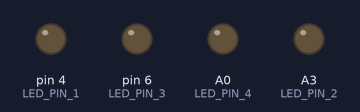
A sketch run on a simulated Arduino Uno, built with avr-gcc and run on an emulated ATmega328P. Shown: output pins drawn as LEDs (lit = HIGH).

Above: at 0.2 s.
At 1.7 s:
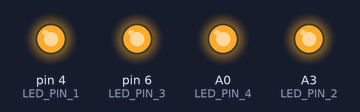
Timing chart, 0 to 3.0 s (numbered marks = the images above):
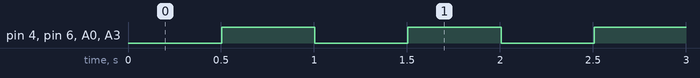

Measured:
- by itself, pin 4 (LED_PIN_1), pin 6 (LED_PIN_3), A0 (LED_PIN_4), A3 (LED_PIN_2): alternates HIGH for 0.50 s and LOW for 0.50 s

The sketch:

led_test.ino
```cpp
#define LED_PIN_1 4
#define LED_PIN_2 A3
#define LED_PIN_3 6
#define LED_PIN_4 A0

#include "tank_led.h"

TankLED tank_led;

void setup()
{
    tank_led.setup(
        LED_PIN_1,
        LED_PIN_2,
        LED_PIN_3,
        LED_PIN_4
    );
    tank_led.led_1_set_state((const uint16_t[]){500, 500}, 2);
    tank_led.led_2_set_state((const uint16_t[]){500, 500}, 2);
    tank_led.led_3_set_state((const uint16_t[]){500, 500}, 2);
    tank_led.led_4_set_state((const uint16_t[]){500, 500}, 2);
}

void loop()
{
    tank_led.loop();
}
```

tank_led.cpp
```cpp
#include <Arduino.h>

#include "tank_led.h"

void TankLED::setup(
    const uint8_t led_pin_1,
    const uint8_t led_pin_2,
    const uint8_t led_pin_3,
    const uint8_t led_pin_4
)
{
    _initialize_led(_led_1_state, led_pin_1);
    _initialize_led(_led_2_state, led_pin_2);
    _initialize_led(_led_3_state, led_pin_3);
    _initialize_led(_led_4_state, led_pin_4);
}

void TankLED::loop()
{
    _current_millis = millis();
    _update_led(_led_1_state);
    _update_led(_led_2_state);
    _update_led(_led_3_state);
    _update_led(_led_4_state);
}

void TankLED::led_1_turn_on() { _turn_led_on(_led_1_state); }
void TankLED::led_1_turn_off() { _turn_led_off(_led_1_state); }

void TankLED::led_2_turn_on() { _turn_led_on(_led_2_state); }
void TankLED::led_2_turn_off() { _turn_led_off(_led_2_state); }

void TankLED::led_3_turn_on() { _turn_led_on(_led_3_state); }
void TankLED::led_3_turn_off() { _turn_led_off(_led_3_state); }

void TankLED::led_4_turn_on() { _turn_led_on(_led_4_state); }
void TankLED::led_4_turn_off() { _turn_led_off(_led_4_state); }

void TankLED::led_1_set_state(const uint16_t states[], const uint8_t state_count)
{
    _led_set_state(_led_1_state, states, state_count);
}

void TankLED::led_2_set_state(const uint16_t states[], const uint8_t state_count)
{
    _led_set_state(_led_2_state, states, state_count);
}

void TankLED::led_3_set_state(const uint16_t states[], const uint8_t state_count)
{
    _led_set_state(_led_3_state, states, state_count);
}

void TankLED::led_4_set_state(const uint16_t states[], const uint8_t state_count)
{
    _led_set_state(_led_4_state, states, state_count);
}

void TankLED::_initialize_led(struct led_state & _led_state, const uint8_t led_pin)
{
    _led_state.led_pin = led_pin;
    _led_state.led_is_on_or_off = true;
    _led_state.state_count = 0;
    pinMode(_led_state.led_pin, OUTPUT);
    digitalWrite(_led_state.led_pin, HIGH);
}

void TankLED::_turn_led_on(struct led_state & _led_state)
{
    _led_state.led_is_on_or_off = true;
    digitalWrite(_led_state.led_pin, LOW);
}

void TankLED::_turn_led_off(struct led_state & _led_state)
{
    _led_state.led_is_on_or_off = true;
    digitalWrite(_led_state.led_pin, HIGH);
}

void TankLED::_led_set_state(struct led_state & _led_state, const uint16_t states[], const uint8_t state_count)
{
    _led_state.led_is_on_or_off = false;
    _led_state.state_count = state_count > 10 ? 10 : state_count;
    for (uint8_t i = 0; i <= _led_state.state_count; ++i) {
        _led_state.states[i] = states[i];
    }
    _led_state.current_state = -1;
    _led_state.next_state_change = 0;
}

void TankLED::_update_led(struct led_state & _led_state)
{
    if (_led_state.led_is_on_or_off)  {
        return;
    }

    if (_current_millis > _led_state.next_state_change) {
        ++_led_state.current_state;
        if (_led_state.current_state == _led_state.state_count) {
            _led_state.current_state = 0;
        }
        if(_led_state.current_state % 2 == 0) {
            // even states are on and grounding the pin turns the LED on
            digitalWrite(_led_state.led_pin, LOW);
        } else {
            // turn the LED off
            digitalWrite(_led_state.led_pin, HIGH);
        }
        _led_state.next_state_change = _current_millis + _led_state.states[_led_state.current_state];
    }
}
```

tank_led.h
```cpp
#ifndef tank_led_h
#define tank_led_h

#include <Arduino.h>

struct led_state {
    uint8_t led_pin;
    boolean led_is_on_or_off;
    uint8_t state_count;
    uint16_t states[10];
    uint8_t current_state;
    unsigned long next_state_change;
};

class TankLED
{
    public:
        void setup(const uint8_t led_pin_1, const uint8_t led_pin_2, const uint8_t led_pin_3, const uint8_t led_pin_4);
        void loop();
        void led_1_turn_on();
        void led_1_turn_off();
        void led_2_turn_on();
        void led_2_turn_off();
        void led_3_turn_on();
        void led_3_turn_off();
        void led_4_turn_on();
        void led_4_turn_off();
        void led_1_set_state(const uint16_t states[], const uint8_t state_count);
        void led_2_set_state(const uint16_t states[], const uint8_t state_count);
        void led_3_set_state(const uint16_t states[], const uint8_t state_count);
        void led_4_set_state(const uint16_t states[], const uint8_t state_count);

    private:
        void _initialize_led(struct led_state & _led_state, const uint8_t led_pin);
        void _led_set_state(struct led_state & _led_state, const uint16_t states[], const uint8_t state_count);
        void _update_led(struct led_state & _led_state);
        void _turn_led_on(struct led_state & _led_state);
        void _turn_led_off(struct led_state & _led_state);

        struct led_state _led_1_state;
        struct led_state _led_2_state;
        struct led_state _led_3_state;
        struct led_state _led_4_state;

        unsigned long _current_millis;
};

#endif
```
